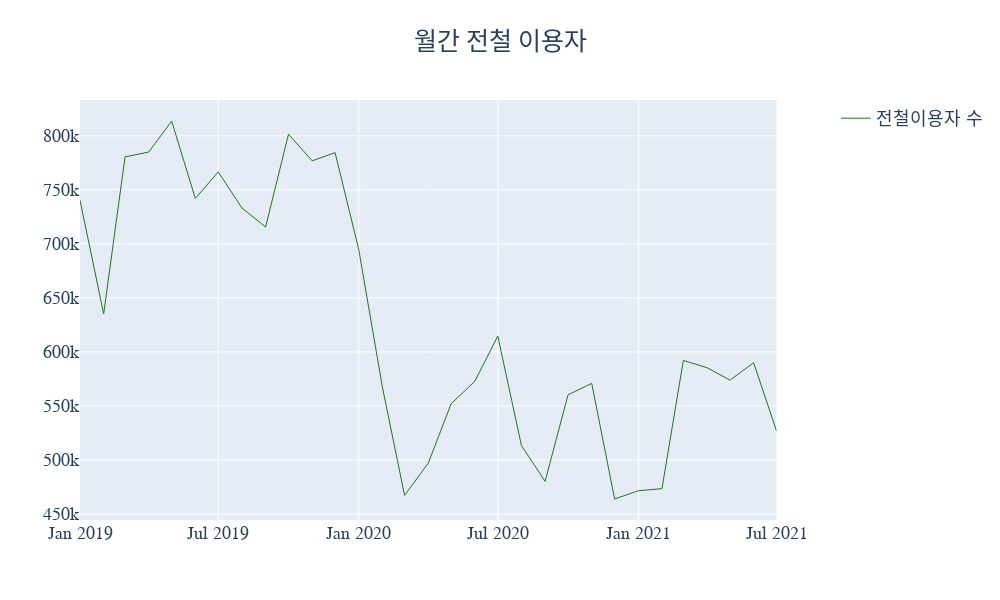

The notebook cell saved with this chart:
### Markdown cell above
###### 시각화

### Code cell
# 월간 전철 이용자 그래프 그리기
fig = go.Figure()
fig = make_subplots(specs=[[{'secondary_y': True}]])

fig.add_trace(go.Scatter(x=sub_cov_f2019['month'], y= sub_cov_f2019['sub_count'], mode='lines'
                         , name ='전철이용자 수', line=dict(color='#22741C', width=1)), secondary_y=False)  
fig.update_layout(autosize=False,
                  width=1000,
                  height=600,
                  title='월간 전철 이용자',
                  showlegend= True,
                  title_x=0.5,
                # #   축 range 설정(xaxis, yaxis1 yaxis2)
                #   yaxis=dict(
                #              range=[1,500000000]
                #   ),
                  font=dict(
                              family = 'Malgun Gothic',
                              size = 18
                  ),
                  
                
)
fig.show()

### Figure 1 — Plotly figure (JSON) as saved in the notebook; plotly's stock layout.template omitted (floating-point values rounded to 4 significant figures)
{"data": [{"line": {"color": "#22741C", "width": 1}, "mode": "lines", "name": "전철이용자 수", "type": "scatter", "x": ["2019-01-01T00:00:00", "2019-02-01T00:00:00", "2019-03-01T00:00:00", "2019-04-01T00:00:00", "2019-05-01T00:00:00", "2019-06-01T00:00:00", "2019-07-01T00:00:00", "2019-08-01T00:00:00", "2019-09-01T00:00:00", "2019-10-01T00:00:00", "2019-11-01T00:00:00", "2019-12-01T00:00:00", "2020-01-01T00:00:00", "2020-02-01T00:00:00", "2020-03-01T00:00:00", "2020-04-01T00:00:00", "2020-05-01T00:00:00", "2020-06-01T00:00:00", "2020-07-01T00:00:00", "2020-08-01T00:00:00", "2020-09-01T00:00:00", "2020-10-01T00:00:00", "2020-11-01T00:00:00", "2020-12-01T00:00:00", "2021-01-01T00:00:00", "2021-02-01T00:00:00", "2021-03-01T00:00:00", "2021-04-01T00:00:00", "2021-05-01T00:00:00", "2021-06-01T00:00:00", "2021-07-01T00:00:00"], "xaxis": "x", "y": [740378, 635177, 780422, 784890, 813598, 741964, 766513, 733163, 715539, 801417, 776740, 784335, 694610, 567238, 467329, 497166, 552148, 572917, 614733, 513383, 480337, 560352, 570938, 463994, 471622, 473563, 592109, 585458, 573910, 590010, 526917], "yaxis": "y"}], "layout": {"autosize": false, "font": {"family": "Malgun Gothic", "size": 18}, "height": 600, "showlegend": true, "title": {"text": "월간 전철 이용자", "x": 0.5}, "width": 1000, "xaxis": {"anchor": "y", "domain": [0, 0.94]}, "yaxis": {"anchor": "x", "domain": [0, 1]}, "yaxis2": {"anchor": "x", "overlaying": "y", "side": "right"}}}
